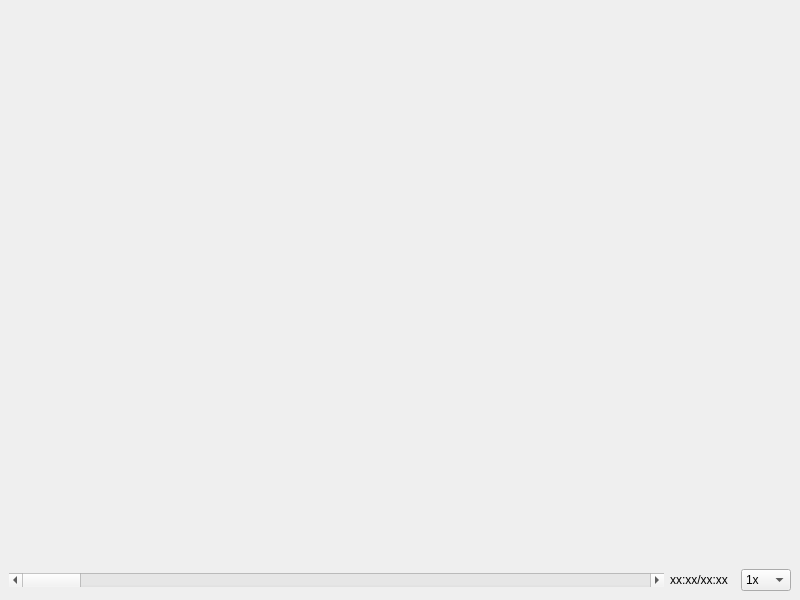
<?xml version="1.0" encoding="UTF-8"?>
<ui version="4.0">
 <class>VideoWindow</class>
 <widget class="QMainWindow" name="VideoWindow">
  <property name="geometry">
   <rect>
    <x>0</x>
    <y>0</y>
    <width>800</width>
    <height>600</height>
   </rect>
  </property>
  <property name="windowTitle">
   <string>MainWindow</string>
  </property>
  <widget class="QWidget" name="centralwidget">
   <layout class="QVBoxLayout" name="verticalLayout" stretch="20,1">
    <item>
     <widget class="QWidget" name="widget" native="true"/>
    </item>
    <item>
     <layout class="QHBoxLayout" name="horizontalLayout" stretch="20,2,1">
      <item>
       <widget class="QScrollBar" name="horizontalScrollBar">
        <property name="orientation">
         <enum>Qt::Horizontal</enum>
        </property>
       </widget>
      </item>
      <item>
       <widget class="QLabel" name="time_label">
        <property name="text">
         <string>xx:xx/xx:xx</string>
        </property>
       </widget>
      </item>
      <item>
       <widget class="QComboBox" name="speed_cbox">
        <property name="minimumSize">
         <size>
          <width>50</width>
          <height>0</height>
         </size>
        </property>
        <item>
         <property name="text">
          <string>1x</string>
         </property>
        </item>
        <item>
         <property name="text">
          <string>0.5x</string>
         </property>
        </item>
        <item>
         <property name="text">
          <string>2x</string>
         </property>
        </item>
        <item>
         <property name="text">
          <string>3x</string>
         </property>
        </item>
       </widget>
      </item>
     </layout>
    </item>
   </layout>
  </widget>
 </widget>
 <resources/>
 <connections/>
</ui>
